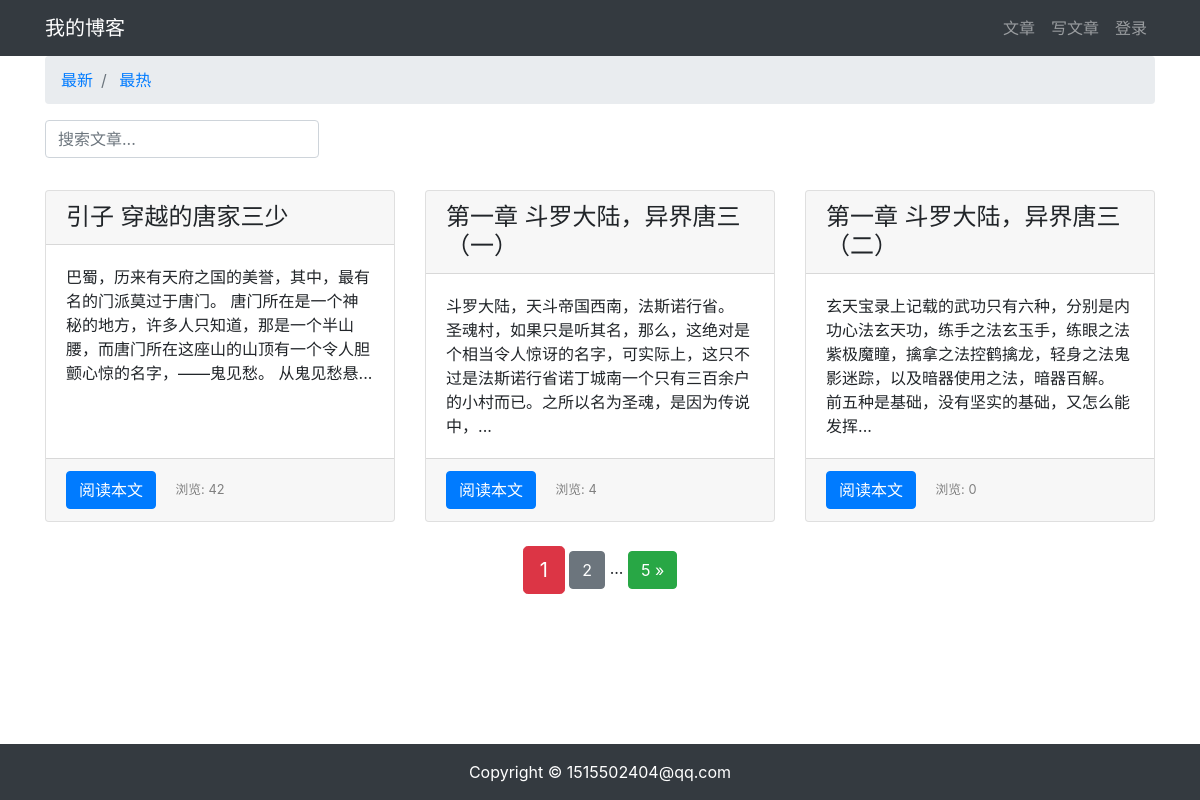
/article/article_list/, run on the app's committed database.
### article/models.py (models this page shows, shortened)
class ArticlePost(models.Model):
    author = models.ForeignKey(User, on_delete=models.CASCADE)
    title = models.CharField(max_length=100)
    body = models.TextField()
    created = models.DateTimeField(default=timezone.now)
    updated = models.DateTimeField(auto_now=True)
    total_views = models.PositiveIntegerField(default=0)
    class Meta:
        ordering = ('created',)

### article/views.py (the view)
# urls.py: path('article_list/', views.article_list, name='article_list'),
def article_list(request):
    search = request.GET.get('search')
    order = request.GET.get('order')
    if search:
        if order == 'total_views':
            article_list = ArticlePost.objects.filter(
                Q(title__icontains=search) |
                Q(body__icontains=search)
            ).order_by('-total_views')
        else:
            article_list = ArticlePost.objects.filter(
                Q(title__icontains=search) |
                Q(body__icontains=search)
            )
    else:
        search = ''
        if order == 'total_views':
            article_list = ArticlePost.objects.all().order_by('-total_views')
        else:
            article_list = ArticlePost.objects.all()
    paginator = Paginator(article_list, 3)
    page = request.GET.get('page')
    articels = paginator.get_page(page)
    context = {'articles': articels, 'order': order, 'search': search}
    return render(request, 'article/list.html', context)

### templates/article/list.html (shortened to what this page needs)
{% extends "base.html" %}
{% load static %}
{% block content %}
<div class="container">
    <nav aria-label="breadcrumb">
        <ol class="breadcrumb">
            <li class="breadcrumb-item">
                <a href="{% url 'article:article_list' %}?search={{ search }}">
                    最新
                </a>
            </li>
            <li class="breadcrumb-item">
                <a href="{% url 'article:article_list' %}?order=total_views&search={{ search }}">
                    最热
                </a>
            </li>
        </ol>
    </nav>
    <div class="row">
        <div class="col-auto mr-auto">
            <form class="form-inline" >
                <input type="text"
                    class="form-control mb-2 mr-sm-2"
                    name="search"
                    placeholder="搜索文章..."
                    required
                >
            </form>
        </div>
    </div>
    <div class="row mt-2">
        {% for article in articles %}
        <div class="col-4 mb-4">
            <div class="card h-100">
                <h4 class="card-header">{{ article.title }}</h4>
                <div class="card-body">
                    <p class="card-text">{{ article.body|slice:'100' }}...</p>
                </div>
                <div class="card-footer">
                   <a href="{% url 'article:article_detail' article.id %}" class="btn btn-primary">阅读本文</a>
                    <span>
                                <small class="col align-self-end" style="color: gray;">
                                        浏览: {{ article.total_views }}
                                </small>
                    </span>
                </div>
            </div>
        </div>
        {% endfor %}
    </div>
<div class="pagination row">
    <div class="m-auto">
        <span class="step-links">
            <span class="current btn btn-danger btn-lg">
                {{ articles.number }}
            </span>
            {% if articles.has_next %}
                <a href="?page={{ articles.next_page_number }}&order={{ order }}&search={{ search }}" class="btn btn-secondary">{{ articles.next_page_number }}</a>
                <span>...</span>
                <a href="?page={{ articles.paginator.num_pages }}&order={{ order }}&search={{ search }}"class="btn btn-success">{{ articles.paginator.num_pages }} &raquo;</a>
            {% endif %}
        </span>
    </div>
</div>
</div>
{% endblock content %}

### data on the page
ArticlePost: title "引子 穿越的唐家三少", body "巴蜀，历来有天府之国的美誉，其中，最有名的门派莫过于唐门。 唐门所在是一个神秘的地方，许多人只知道，那是一个半山腰，而唐门所在这座山的山顶有一个令人胆颤心惊的名字，——鬼见愁。 从鬼见愁悬", total_views "42"
ArticlePost: title "第一章 斗罗大陆，异界唐三（一）", body "斗罗大陆，天斗帝国西南，法斯诺行省。 圣魂村，如果只是听其名，那么，这绝对是个相当令人惊讶的名字，可实际上，这只不过是法斯诺行省诺丁城南一个只有三百余户的小村而已。之所以名为圣魂，是因为传说中，", total_views "4"
ArticlePost: title "第一章 斗罗大陆，异界唐三（二）", body "玄天宝录上记载的武功只有六种，分别是内功心法玄天功，练手之法玄玉手，练眼之法紫极魔瞳，擒拿之法控鹤擒龙，轻身之法鬼影迷踪，以及暗器使用之法，暗器百解。 前五种是基础，没有坚实的基础，又怎么能发挥", total_views "0"

### other printed values
{{ articles.number }} "1"
{{ articles.next_page_number }} "2"
{{ articles.paginator.num_pages }} "5"
